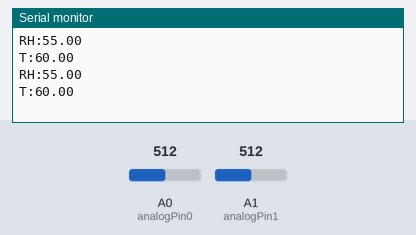
The sketch below on a simulated Arduino Uno, built with avr-gcc and run on an emulated ATmega328P. Shown: the last lines printed to the serial monitor. The inputs (shaded band) are chosen by the test bench; at power-on: A0 (analogPin0) = 512, A1 (analogPin1) = 512.

Above: at 2.8 s.
2.9 s: A0 (analogPin0) set to 716
At 5.2 s:
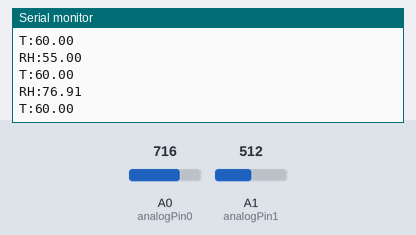
5.6 s: A1 (analogPin1) set to 716
At 6.8 s:
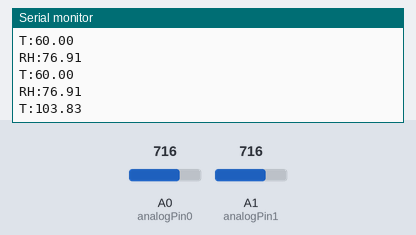
8.3 s: A0 (analogPin0) set to 900
At 10.8 s:
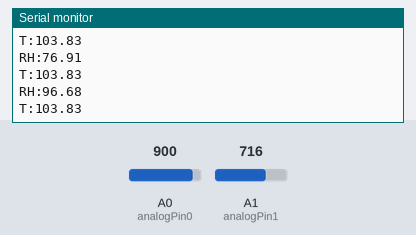
11.0 s: A1 (analogPin1) set to 900
At 12.7 s:
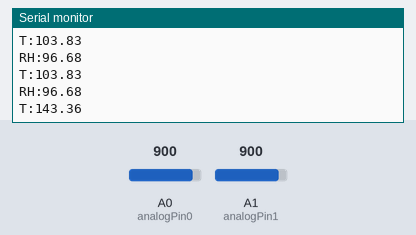
Timing chart, 0 to 14.2 s (numbered marks = the images above; inputs shaded):
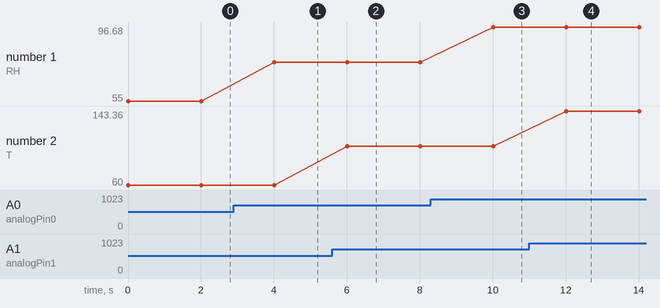

Measured:
- after the input at 2.9 s, the serial monitor: prints a new line after 1.1 s (image 1)
- after the input at 5.6 s, the serial monitor: prints a new line after 0.41 s (image 2)
- after the input at 8.3 s, the serial monitor: prints a new line after 1.7 s (image 3)
- after the input at 11.0 s, the serial monitor: prints a new line after 1.0 s (image 4)
- plotted number 1: 55 → 76.91 after the input at 2.9 s, 76.91 → 96.68 after the input at 8.3 s
- plotted number 2: 60 → 103.83 after the input at 5.6 s, 103.83 → 143.36 after the input at 11.0 s

The sketch:

temphumi.ino
```cpp
const int analogPin0 = A0;
const int analogPin1 = A1;
const float volt = 0.001074219;

float RH = 0;
float T1 = 0;

void setup() {
  Serial.begin(57600);
  analogReference(INTERNAL);
}

void loop() {
  RH = analogRead(analogPin0);
  T1 = analogRead(analogPin1);

  RH = RH * volt * 100;
  T1 = (T1 * volt *200)-50;

  Serial.print("RH:" );
  Serial.println(RH,2);
  Serial.print("T:");
  Serial.println(T1,2);

  delay(2000);
}
```
